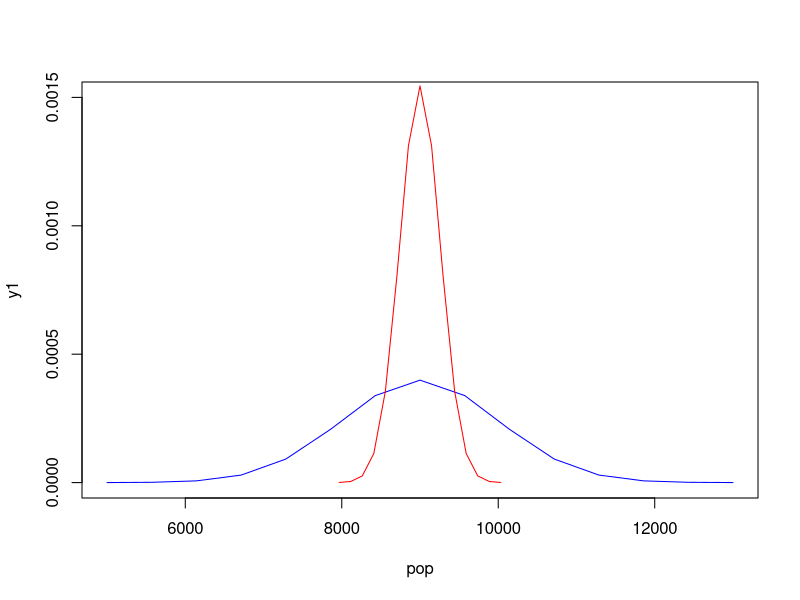

The R script that drew this image:
## ---- chunk 1
9.4/sqrt(507)
## ---- chunk 2
89.11-84.71
## ---- chunk 3
mean <- 30.69
sd <- 4.31
n <- 36
se <- sd/sqrt(n)
z <- (mean - 32)/se
p <- pnorm(z)
p
## ---- chunk 4
margin <- se * 1.64
upper <- mean + margin
lower <- mean - margin
lower
upper
## ---- chunk 5
mean <- 118.2
sd <- 6.5
n <- 36
se <- sd/sqrt(n) 
z <- (mean - 100)/se
p <- 1 - pnorm(z)
p
## ---- chunk 6
margin <- se * 1.64
lower <- mean - margin
upper <- mean + margin
lower
upper
## ---- chunk 7
mean <- 9000
sd <- 1000
z <- (10500 - mean)/sd
1-pnorm(z)
## ---- chunk 8
se <- sd/sqrt(15)
z <- (10500 - mean)/se
p <- pnorm(z, mean, sd)
p
## ---- chunk 9
pop <- seq(mean - (4 * sd), mean + (4 * sd), length=15)
sample<- seq(mean - (4 * se), mean + (4 * se), length=15)
y1 <- dnorm(pop,mean,sd)
y2 <- dnorm(sample,mean,se)
plot(pop, y1, type="l",col="blue", ylim=c(0,0.0015))
lines(sample, y2, col="red")
